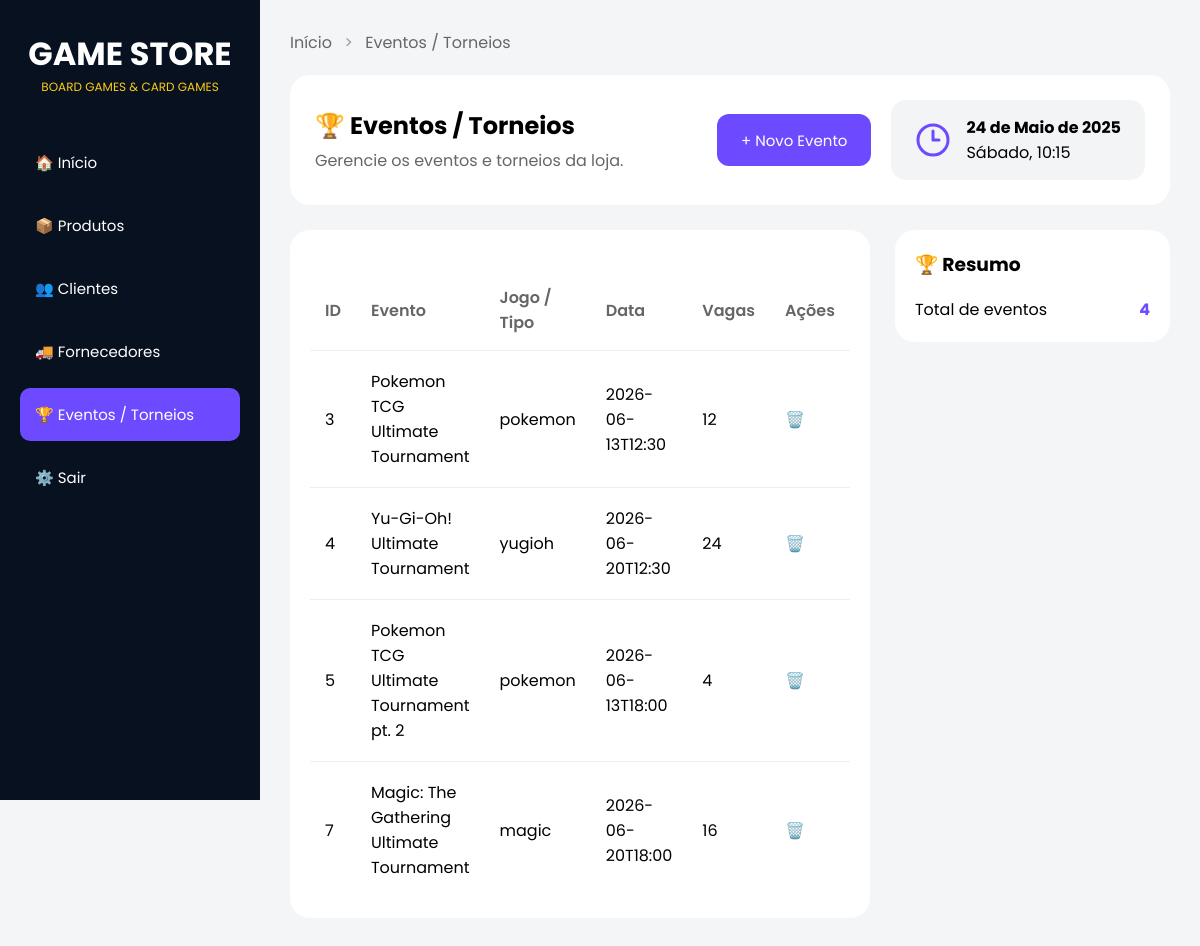
/eventos, run on the app's committed database.
### tables this page shows
CREATE TABLE eventos (
            id INTEGER PRIMARY KEY AUTOINCREMENT,
            nome TEXT NOT NULL,
            jogo TEXT NOT NULL,
            data TEXT NOT NULL,
            vagas INTEGER NOT NULL
        );

### routes.py (the view)
@app.route("/eventos")
def eventos():
    criar_tabela_eventos()
    lista = listar_eventos()
    return render_template(
    "eventos.html",
    eventos=lista,
    total_eventos=len(lista)
)

### database.py (called while the page is built)
def conectar():
    return sqlite3.connect(CAMINHO_BANCO)

### modules/eventos.py (called while the page is built)
def criar_tabela_eventos():
    conn = conectar()
    cursor = conn.cursor()
    cursor.execute("""
        CREATE TABLE IF NOT EXISTS eventos (
            id INTEGER PRIMARY KEY AUTOINCREMENT,
            nome TEXT NOT NULL,
            jogo TEXT NOT NULL,
            data TEXT NOT NULL,
            vagas INTEGER NOT NULL
        )
    """)
    conn.commit()
    conn.close()

def listar_eventos():
    conn = conectar()
    cursor = conn.cursor()
    cursor.execute("SELECT * FROM eventos") # seleciona tudo da tabela eventos
    eventos = cursor.fetchall()
    print(eventos)# teste
    conn.close()
    return eventos # retorna tudo q selecionamos com o fetchall

### templates/eventos.html (shortened to what this page needs)
<!doctype html>
<html lang="pt-BR">
  <head>
    <link rel="stylesheet" href="../static/eventos.css" />
  </head>
  <body>
    <div class="sidebar">
      <div class="logo">
        <h1>GAME STORE</h1>
        <p>BOARD GAMES & CARD GAMES</p>
      </div>
      <div class="menu">
        <a href="/">🏠 Início</a>
        <a href="/produtos">📦 Produtos</a>
        <a href="/clientes">👥 Clientes</a>
        <a href="/fornecedores">🚚 Fornecedores</a>
        <a href="/eventos" class="active">🏆 Eventos / Torneios</a>
        <a href="#">⚙️ Sair</a>
      </div>
    </div>
    <main class="main">
      <div class="breadcrumb">
        <a href="/home">Início</a>
        <span>></span>
        <a href="/eventos">Eventos / Torneios</a>
      </div>
      <section class="topo">
        <div class="titulo-subt">
          <h1>🏆 Eventos / Torneios</h1>
          <p>Gerencie os eventos e torneios da loja.</p>
        </div>
        <div class="botoes-titulo">
          <button class="new-event" onclick="mostrarFormulario()">
            + Novo Evento
          </button>
        </div>
        <div class="data">
          <i data-lucide="clock-3"></i>
          <div class="data-textos">
            <h4>24 de Maio de 2025</h4>
            <p>Sábado, 10:15</p>
          </div>
        </div>
      </section>
      <section class="content">
        <div class="eventos">
          <table class="tabela-eventos">
            <thead>
              <tr>
                <th>ID</th>
                <th>Evento</th>
                <th>Jogo / Tipo</th>
                <th>Data</th>
                <th>Vagas</th>
                <th>Ações</th>
              </tr>
            </thead>
            <tbody>
              {% for evento in eventos %}
              <tr>
                <td>{{ evento[0] }}</td>
                <td>{{ evento[1] }}</td>
                <td>{{ evento[2] }}</td>
                <td>{{ evento[3] }}</td>
                <td>{{ evento[4] }}</td>
                <td>
                  <form action="/eventos/excluir/{{ evento[0] }}" method="POST">
                    <button type="submit">🗑️</button>
                  </form>
                </td>
              </tr>
              {% endfor %}
            </tbody>
          </table>
        </div>
        <aside class="barra-direita">
          <div class="card">
            <h3>🏆 Resumo</h3>
            <div class="info">
              <span>Total de eventos</span>
              <strong>{{ total_eventos }}</strong>
            </div>
          </div>
        </aside>
      </section>
    </main>
  </body>
</html>

### static/Eventos.css (style rules this page uses)
* { margin: 0; padding: 0; box-sizing: border-box; font-family: "Poppins", sans-serif; }
body { background: #f4f5f7; display: flex; }
.sidebar { width: 260px; height: 100vh; background: #081120; color: white; padding: 30px 20px; position: fixed; }
.logo { text-align: center; margin-bottom: 40px; }
.logo h1 { font-size: 32px; }
.logo p { color: #facc15; font-size: 12px; }
.menu { display: flex; flex-direction: column; gap: 10px; }
.menu a { text-decoration: none; color: white; padding: 15px; border-radius: 10px; transition: 0.3s; font-size: 15px; }
.menu a.active { background: #6d4aff; }
.main { margin-left: 260px; width: calc(100% - 260px); padding: 30px; }
.breadcrumb { margin-bottom: 20px; }
.breadcrumb a { text-decoration: none; color: #666; }
.breadcrumb span { margin: 0 8px; color: #999; }
.topo { display: flex; align-items: center; gap: 20px; background: white; padding: 25px; border-radius: 20px; margin-bottom: 25px; }
.titulo-subt { flex: 1; }
.titulo-subt h1 { margin-bottom: 5px; }
.titulo-subt p { color: #666; }
.botoes-titulo { display: flex; gap: 10px; }
.new-event { height: 52px; padding: 0 24px; border: none; border-radius: 12px; font-size: 15px; cursor: pointer; transition: 0.3s; background: #6d4aff; color: white; }
.data { display: flex; align-items: center; gap: 15px; background: #f3f4f6; padding: 15px 24px; border-radius: 15px; }
.data svg { width: 36px; height: 36px; color: #6d4aff; }
.data-textos h4, .data-textos p { margin: 0; }
.content { display: flex; gap: 25px; }
.eventos { flex: 1; background: white; border-radius: 20px; padding: 20px; }
.barra-direita { width: 320px; }
.card { background: white; border-radius: 20px; padding: 20px; margin-bottom: 20px; }
.tabela-eventos { width: 100%; border-collapse: collapse; margin-top: 20px; }
.tabela-eventos th { text-align: left; color: #666; font-weight: 600; padding: 15px; }
.tabela-eventos td { padding: 18px 15px; border-top: 1px solid #eee; }
.tabela-eventos td form button { background: none; border: none; cursor: pointer; font-size: 16px; }
.info { display: flex; justify-content: space-between; margin-top: 18px; }
.info strong { color: #6d4aff; }

### data on the page
eventos: id "3", nome "Pokemon TCG Ultimate Tournament", jogo "pokemon", data "2026-06-13T12:30", vagas "12"
eventos: id "4", nome "Yu-Gi-Oh! Ultimate Tournament", jogo "yugioh", data "2026-06-20T12:30", vagas "24"
eventos: id "5", nome "Pokemon TCG Ultimate Tournament pt. 2", jogo "pokemon", data "2026-06-13T18:00", vagas "4"
eventos: id "7", nome "Magic: The Gathering Ultimate Tournament", jogo "magic", data "2026-06-20T18:00", vagas "16"

### other printed values
{{ total_eventos }} "4"
